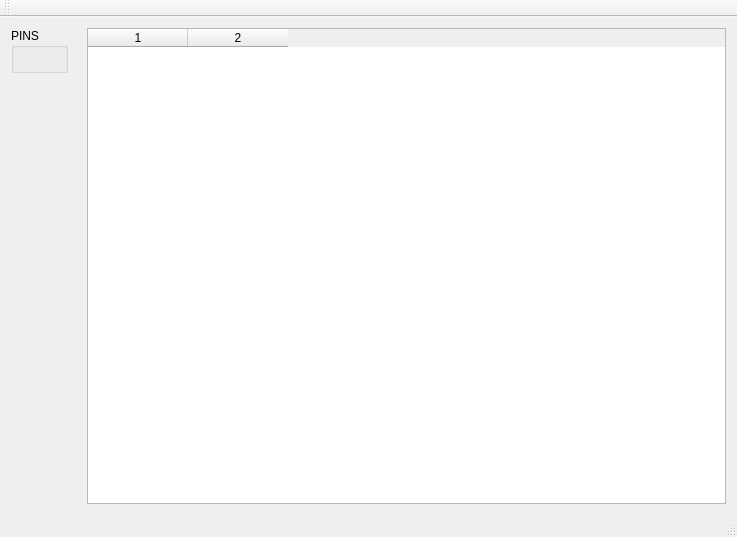
<?xml version="1.0" encoding="UTF-8"?>
<ui version="4.0">
 <class>MainWindow</class>
 <widget class="QMainWindow" name="MainWindow">
  <property name="geometry">
   <rect>
    <x>0</x>
    <y>0</y>
    <width>737</width>
    <height>537</height>
   </rect>
  </property>
  <property name="windowTitle">
   <string>Arduino simulator</string>
  </property>
  <widget class="QWidget" name="centralWidget">
   <layout class="QHBoxLayout" name="horizontalLayout">
    <item>
     <layout class="QVBoxLayout" name="verticalLayout">
      <item>
       <widget class="QGroupBox" name="groupBox">
        <property name="title">
         <string>PINS</string>
        </property>
        <layout class="QVBoxLayout" name="verticalLayout_2"/>
       </widget>
      </item>
      <item>
       <spacer name="verticalSpacer">
        <property name="orientation">
         <enum>Qt::Vertical</enum>
        </property>
        <property name="sizeHint" stdset="0">
         <size>
          <width>20</width>
          <height>40</height>
         </size>
        </property>
       </spacer>
      </item>
     </layout>
    </item>
    <item>
     <widget class="QLabel" name="label">
      <property name="text">
       <string/>
      </property>
     </widget>
    </item>
    <item>
     <widget class="QTableWidget" name="tableWidget">
      <property name="columnCount">
       <number>2</number>
      </property>
      <column/>
      <column/>
     </widget>
    </item>
   </layout>
  </widget>
  <widget class="QMenuBar" name="menuBar">
   <property name="enabled">
    <bool>false</bool>
   </property>
   <property name="geometry">
    <rect>
     <x>0</x>
     <y>0</y>
     <width>737</width>
     <height>19</height>
    </rect>
   </property>
  </widget>
  <widget class="QToolBar" name="mainToolBar">
   <attribute name="toolBarArea">
    <enum>TopToolBarArea</enum>
   </attribute>
   <attribute name="toolBarBreak">
    <bool>false</bool>
   </attribute>
  </widget>
  <widget class="QStatusBar" name="statusBar"/>
 </widget>
 <layoutdefault spacing="6" margin="11"/>
 <resources/>
 <connections/>
</ui>
